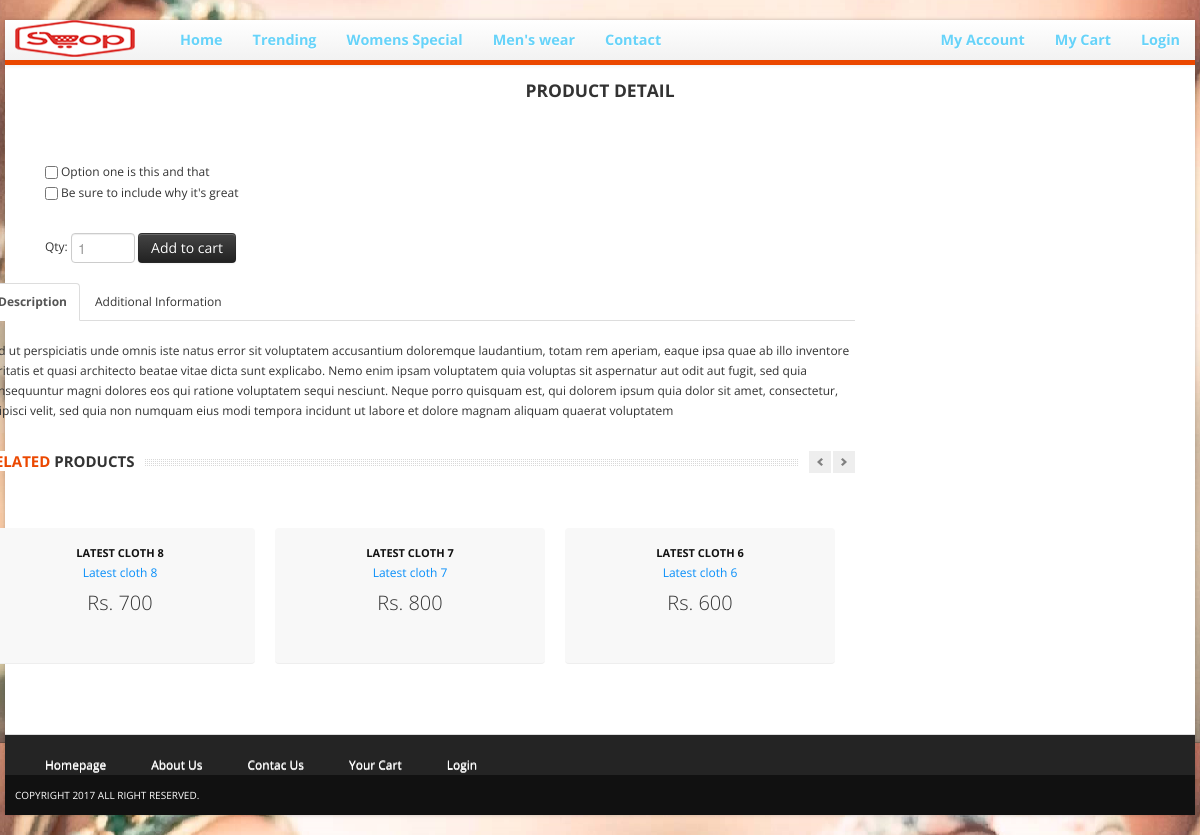
Screenshot of /product_detail.php with the database file from the repository.
### tables this page shows
CREATE TABLE `products` (
  `pid` int(11) NOT NULL,
  `pname` varchar(50) NOT NULL,
  `pprice` int(10) NOT NULL,
  `pimage` varchar(250) NOT NULL,
  `pdesc` text NOT NULL,
  `slider_active` int(11) NOT NULL,
  `ptype` varchar(20) NOT NULL
);

### product_detail.php (the view, shortened to what this page needs)
<!DOCTYPE html>
<html lang="en">
	<head>
		<link href="bootstrap/css/bootstrap.min.css" rel="stylesheet">
		<link href="bootstrap/css/bootstrap-responsive.min.css" rel="stylesheet">
		<link href="themes/css/bootstrappage.css" rel="stylesheet"/>
		<link href="themes/css/main.css" rel="stylesheet"/>
		<link href="themes/css/jquery.fancybox.css" rel="stylesheet"/>
	</head>
	<?php include_once("profile.php"); ?>
    <body>
		<div id="wrapper" class="container">
			<section class="navbar main-menu">
				<div class="navbar-inner main-menu">
				<a href="index.php" class="logo pull-left"><img src="themes/images/logo.png" style="width:120px; height: 37px" class="site_logo" alt=""></a>
					<div class="navbar-default navbar-nav" style="background-color: #67D3F9; padding-left: 150px">
      					<ul class="nav navbar-nav">
							<li><a href="index.php">Home</a></li>
					        <li><a href="Trending1.php">Trending</a></li>
					        <li><a href="Women Products.php">Womens Special</a></li>
					        <li><a href="Man Products.php">Men's wear</a></li>
					        <li><a href="contact.php">Contact</a></li>
					    </ul>
					    <ul class="nav navbar-nav pull-right">
							<?php
								if(!isset($_SESSION["uid"]))
								{
									echo '<li><a href="register.php"><span class="glyphicon glyphicon-user"></span>My Account</a></li>';
								}
								else
								{
									echo '<li><a href="myprofile.php"><span class="glyphicon glyphicon-user"></span>'.$row['name'].'</a></li>';
								}
							?>
							<li><a href="cart.php"><span class="glyphicon glyphicon-shopping-cart"></span>My Cart</a></li>
							<?php
								if(!isset($_SESSION["uid"]))
								{
									echo '<li><a href="register.php">Login</a></li>';
								}
								else
								{
									echo '<li><a href="logout.php">Logout</a></li>';
								}
							?>
						</ul>
				</div>
			</section>
			<section class="header_text sub">
				<h4><span>Product Detail</span></h4>
			</section>
			<section class="main-content">
				<div class="row">
					<div class="span9">
						<div class="row">
							<div class="span4">
							<div class="span5">
								<form class="form-inline">
									<label class="checkbox">
										<input type="checkbox" value=""> Option one is this and that
									</label>
									<br/>
									<label class="checkbox">
									  <input type="checkbox" value=""> Be sure to include why it's great
									</label>
									<p>&nbsp;</p>
									<label>Qty:</label>
									<input type="number" class="span1" name="qty" placeholder="1">
							<?php echo	"<div class='btn btn-inverse' onclick='addToCart(\"$pid\")'>Add to cart</div>"; ?>
								</form>
							</div>
						</div>
						<div class="row">
							<div class="span9">
								<ul class="nav nav-tabs" id="myTab">
									<li class="active"><a href="#home">Description</a></li>
									<li class=""><a href="#profile">Additional Information</a></li>
								</ul>
								<div class="tab-content">
									<div class="tab-pane active" id="home">Sed ut perspiciatis unde omnis iste natus error sit voluptatem accusantium doloremque laudantium, totam rem aperiam, eaque ipsa quae ab illo inventore veritatis et quasi architecto beatae vitae dicta sunt explicabo. Nemo enim ipsam voluptatem quia voluptas sit aspernatur aut odit aut fugit, sed quia consequuntur magni dolores eos qui ratione voluptatem sequi nesciunt. Neque porro quisquam est, qui dolorem ipsum quia dolor sit amet, consectetur, adipisci velit, sed quia non numquam eius modi tempora incidunt ut labore et dolore magnam aliquam quaerat voluptatem</div>
								</div>
							</div>
							<div class="span9">
								<br>
								<h4 class="title">
									<span class="pull-left"><span class="text"><strong>Related</strong> Products</span></span>
									<span class="pull-right">
										<a class="left button" href="#myCarousel-1" data-slide="prev"></a><a class="right button" href="#myCarousel-1" data-slide="next"></a>
									</span>
								</h4>
								<div id="myCarousel-1" class="carousel slide">
									<div class="carousel-inner">
										<div class="active item">
											<ul class="thumbnails listing-products">
												<?php
													include_once("config.php");
													$errstatus=0;
													if($errstatus!=1)
													{
													$sql="SELECT  * FROM  products order by pid DESC limit 3";
													if ($result = $mysqli->query($sql)) {
													while ($row = $result->fetch_row())
													{
													$pid = $row[0];
													echo '<li class="span3">';
																echo	'<p><a href="product_detail.php?pid='.$pid.'"><img src='.$row[3].' style="height:300px" alt="" /></a></p>';
																echo	'<div style="height:120px" class="product-box">
																			<span class="sale_tag"></span>';
																echo	'<a href="product_detail.php?pid='.$pid.'" class="title">'.$row[1].'</a><br/>';
																echo	'<a href="products.php" class="category">'.$row[1].'</a>';
																echo	'<p class="price">Rs. '.$row[2].'</p>
																		</div>
																	</li>';
													}
													}
													}
												?>
											</ul>
										</div>
									</div>
								</div>
							</div>
						</div>
					</div>
				</div>
			</section>
			<section id="footer-bar">
						<nav class="navbar">
						<ul class="nav navbar-nav">
							<li><a href="./index.php">Homepage</a></li>
							<li><a href="./about.php">About Us</a></li>
							<li><a href="./contact.php">Contac Us</a></li>
							<li><a href="./cart.php">Your Cart</a></li>
							<li><a href="./register.php">Login</a></li>
						</ul></nav>
			</section>
			<section id="copyright">
				<span>Copyright 2017 All right reserved.</span>
			</section>
		</div>
    </body>
</html>

### themes/css/main.css (style rules this page uses)
body { font-size: 12px; font-family: 'Open Sans', arial, tahoma, sans-serif; background:url(acc61.png) repeat 0 0 fixed; }
label, input, button, select, textarea { font-size: 12px; }
ul li a,a { color:#333; outline:0; -webkit-transition: all 0.2s linear; -moz-transition: all 0.2s linear; -o-transition: all 0.2s linear; -ms-transition: all 0.2s linear; transition: all 0.2s linear; }
a { color:#eb4800; }
.left { text-align:left !important; }
.right { text-align:right !important; }
.nav-tabs li.active, .accordion .accordion-heading { font-weight: bold; font-size: 12px; }
#wrapper,#top-bar { background: #fff; margin: 20px auto 20px auto; box-shadow: 0px 0px 4px 0px rgba(0, 0, 0, 0.2); -moz-box-shadow: 0px 0px 4px 0px rgba(0, 0, 0, 0.2); -webkit-box-shadow: 0px 0px 4px 0px rgba(0, 0, 0, 0.2); padding:0px 10px; }
section.homepage-slider, section.navbar, section.google_map, section#footer-bar, section#copyright { margin-left: -10px; margin-right: -10px; }
section.header_text { background:url(../images/bg_h.png) no-repeat bottom; text-align:center; padding:15px 0 20px 0; font-size:16px; line-height:30px; border-bottom:1px solid #fff; }
section.header_text.sub { font-size:14px; margin-bottom:40px; }
section.header_text.sub h4 { text-transform:uppercase; margin:0; }
section#footer-bar, section#copyright { padding:10px 10px; }
section#footer-bar { margin-top:20px; padding-top:10px; background-color:#242424; border-top:1px solid #ddd; color:#777; }
section#footer-bar a { text-indent:15px; color:#fff; }
section#footer-bar .nav a { background: url(../images/trigger_right.png) no-repeat 5px 7px; }
section#copyright { background-color:#111111; color:#fff; font-size:10px; text-transform:uppercase; }
section.navbar { margin-bottom:0; }
.navbar-inner.main-menu { height: 40px; padding-left:10px; padding-right:0; border-right: 0; border-left: 0; border-top: 0; border-bottom:5px solid #eb4800; -webkit-border-radius: 0; -moz-border-radius: 0; border-radius: 0; filter: none; }
.navbar-inner.main-menu a.logo { position:absolute; }
.product-box { text-align:center; padding-bottom:15px; position: relative; background-color:#f8f8f8; border-radius: 4px; -moz-border-radius: 4px; -webkit-border-radius: 4px; border-bottom:1px solid #eee; }
.product-box span.sale_tag { background: url(../images/sprites.png) no-repeat scroll 0 0 transparent; height: 54px; position: absolute; width: 55px; z-index: 100; top:0; left:0; }
.product-box a.title { text-transform:uppercase; color:#111111; display:inline-block; font-weight:bold; font-size:11px; margin:15px 0 0px 0; }
.product-box a.category { color:#098FF9; }
.product-box p.price { font-size:20px; font-weight:300; padding:10px 0; }
h4.title { background: url(../images/line_bar.png) 0 8px repeat-x; padding-bottom:5px; margin-bottom:15px; overflow:hidden; text-transform:uppercase; font-size:15px; min-height:27px; width:100%; }
h4.title strong { color:#eb4800; }
h4.title span.text { background-color:#fff; padding-right:10px; }
h4.title .left { background: url(../images/arrow-pleft.png) #eee no-repeat center center; margin-right:2px; }
h4.title .right { background: url(../images/arrow-p.png) #eee no-repeat center center; }
h4.title .pull-right { background-color:#fff; padding-left:10px; }
h4.title .left,h4.title .right { display: inline-block; width: 22px; height: 22px; cursor: pointer; }

### product_detail.php (style rules this page uses)
.navbar-default { background-color: #67D3F9; border-color: #67D3F9; }
.navbar-default .navbar-nav > li > a { font-size: 1.2em; font-weight: bold; color: #67D3F9; }

### rows the page displays
products: pname "LATEST CLOTH 8", pname "Latest cloth 8", pprice "700"
products: pname "LATEST CLOTH 7", pname "Latest cloth 7", pprice "800"
products: pname "LATEST CLOTH 6", pname "Latest cloth 6", pprice "600"
